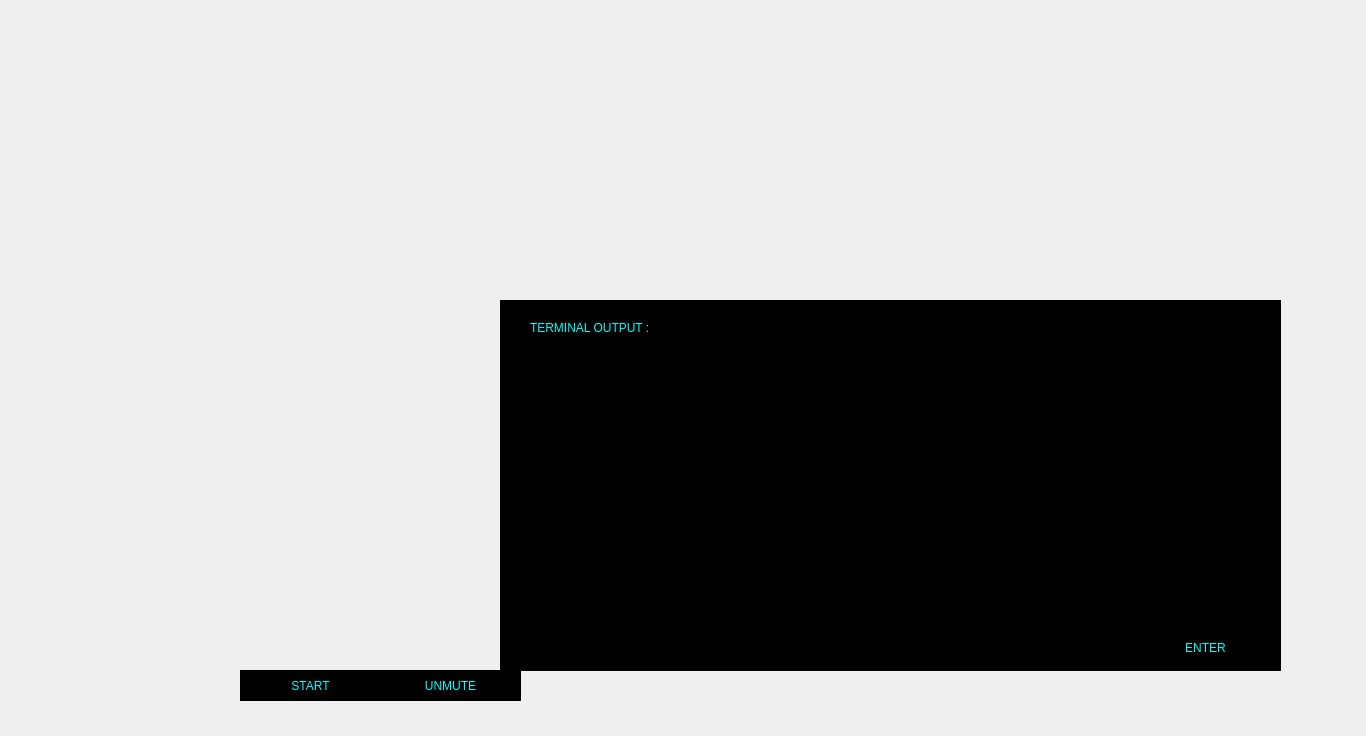
<?xml version="1.0" encoding="UTF-8"?>
<ui version="4.0">
 <class>Dialog</class>
 <widget class="QDialog" name="Dialog">
  <property name="geometry">
   <rect>
    <x>0</x>
    <y>0</y>
    <width>1366</width>
    <height>736</height>
   </rect>
  </property>
  <property name="windowTitle">
   <string>Dialog</string>
  </property>
  <widget class="QLabel" name="label">
   <property name="geometry">
    <rect>
     <x>0</x>
     <y>0</y>
     <width>1371</width>
     <height>741</height>
    </rect>
   </property>
   <property name="text">
    <string/>
   </property>
   <property name="pixmap">
    <pixmap>../GUI MATERIAL/ExtraGui/Jarvis_Gui (2).gif</pixmap>
   </property>
   <property name="scaledContents">
    <bool>true</bool>
   </property>
  </widget>
  <widget class="QPushButton" name="pushButton_Strat">
   <property name="geometry">
    <rect>
     <x>240</x>
     <y>670</y>
     <width>141</width>
     <height>31</height>
    </rect>
   </property>
   <property name="styleSheet">
    <string notr="true"> 
background-color: rgb(0, 0, 0);
font: 20pt &quot;MS Shell Dlg 2&quot;;
border-radius:none;
color: rgb(0, 255, 255);</string>
   </property>
   <property name="text">
    <string>START</string>
   </property>
  </widget>
  <widget class="QPushButton" name="pushButton_Exit">
   <property name="geometry">
    <rect>
     <x>380</x>
     <y>670</y>
     <width>141</width>
     <height>31</height>
    </rect>
   </property>
   <property name="styleSheet">
    <string notr="true"> 
background-color: rgb(0, 0, 0);
font: 20pt &quot;MS Shell Dlg 2&quot;;
border-radius:none;
color: rgb(0, 255, 255);</string>
   </property>
   <property name="text">
    <string>UNMUTE</string>
   </property>
  </widget>
  <widget class="QFrame" name="frame">
   <property name="geometry">
    <rect>
     <x>500</x>
     <y>300</y>
     <width>781</width>
     <height>371</height>
    </rect>
   </property>
   <property name="accessibleDescription">
    <string>&lt;html&gt;&lt;head/&gt;&lt;body&gt;&lt;p&gt;&lt;span style=&quot; font-size:9pt; font-weight:600; color:#55ffff;&quot;&gt;Terminal Output :&lt;/span&gt;&lt;/p&gt;&lt;/body&gt;&lt;/html&gt;</string>
   </property>
   <property name="styleSheet">
    <string notr="true">
background-color: rgb(0, 0, 0);</string>
   </property>
   <property name="frameShape">
    <enum>QFrame::StyledPanel</enum>
   </property>
   <property name="frameShadow">
    <enum>QFrame::Raised</enum>
   </property>
   <widget class="QPlainTextEdit" name="plainTextEdit">
    <property name="geometry">
     <rect>
      <x>20</x>
      <y>10</y>
      <width>761</width>
      <height>361</height>
     </rect>
    </property>
    <property name="accessibleName">
     <string>&lt;html&gt;&lt;head/&gt;&lt;body&gt;&lt;p&gt;&lt;span style=&quot; font-size:9pt; font-weight:600;&quot;&gt;Terminal output :&lt;/span&gt;&lt;/p&gt;&lt;/body&gt;&lt;/html&gt;</string>
    </property>
    <property name="autoFillBackground">
     <bool>true</bool>
    </property>
    <property name="styleSheet">
     <string notr="true"> background-color: Transparent;
  
</string>
    </property>
   </widget>
   <widget class="QLabel" name="label_2">
    <property name="geometry">
     <rect>
      <x>30</x>
      <y>20</y>
      <width>181</width>
      <height>16</height>
     </rect>
    </property>
    <property name="styleSheet">
     <string notr="true">background-color: rgb(0, 0, 0);
font: 10pt &quot;MS Shell Dlg 2&quot;;
border-radius:none;
color: rgb(0, 255, 255);</string>
    </property>
    <property name="text">
     <string>TERMINAL OUTPUT :</string>
    </property>
   </widget>
   <widget class="QPlainTextEdit" name="label_4">
    <property name="geometry">
     <rect>
      <x>40</x>
      <y>40</y>
      <width>711</width>
      <height>281</height>
     </rect>
    </property>
    <property name="styleSheet">
     <string notr="true">background-color: rgb(0, 0, 0);
font: 10pt &quot;MS Shell Dlg 2&quot;;
color: rgb(85, 255, 255);</string>
    </property>
   </widget>
   <widget class="QLineEdit" name="lineEdit">
    <property name="geometry">
     <rect>
      <x>40</x>
      <y>330</y>
      <width>711</width>
      <height>31</height>
     </rect>
    </property>
    <property name="font">
     <font>
      <pointsize>10</pointsize>
     </font>
    </property>
    <property name="styleSheet">
     <string notr="true">background-color: rgb(0, 0, 0);
font: 10pt &quot;MS Shell Dlg 2&quot;;
color: rgb(85, 255, 255);</string>
    </property>
   </widget>
   <widget class="QPushButton" name="pushButton_Strat_2">
    <property name="geometry">
     <rect>
      <x>670</x>
      <y>340</y>
      <width>71</width>
      <height>16</height>
     </rect>
    </property>
    <property name="styleSheet">
     <string notr="true"> 
background-color: rgb(0, 0, 0);
font: 7pt &quot;MS Shell Dlg 2&quot;;
border-radius:none;
color: rgb(0, 255, 255);</string>
    </property>
    <property name="text">
     <string>ENTER</string>
    </property>
   </widget>
  </widget>
 </widget>
 <resources/>
 <connections/>
</ui>
